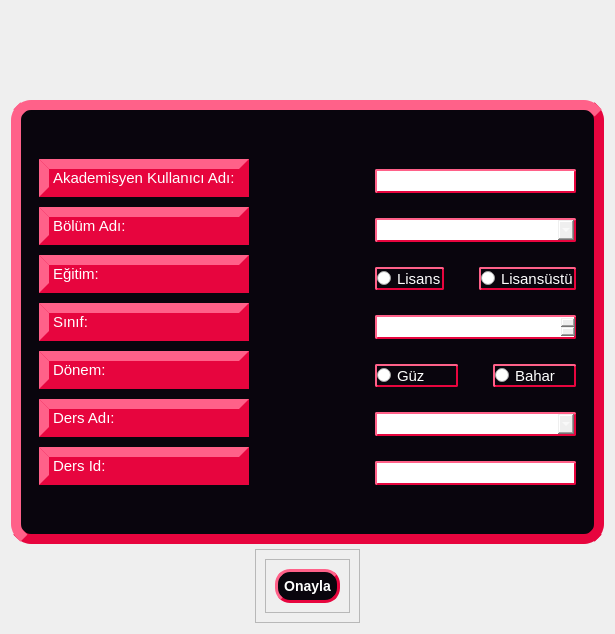
         <widget class="QWidget" name="pageAkdDersEkle">
          <layout class="QVBoxLayout" name="verticalLayout_41">
           <property name="spacing">
            <number>5</number>
           </property>
           <property name="topMargin">
            <number>100</number>
           </property>
           <item alignment="Qt::AlignHCenter|Qt::AlignVCenter">
            <widget class="QFrame" name="frame_42">
             <property name="styleSheet">
              <string notr="true">QFrame{
background-color: rgb(9,5,13);
border-color: rgb(231, 5, 62);
border-width: 10px;
border-style: outset;
border-radius: 20px;
}</string>
             </property>
             <property name="frameShape">
              <enum>QFrame::StyledPanel</enum>
             </property>
             <property name="frameShadow">
              <enum>QFrame::Raised</enum>
             </property>
             <layout class="QHBoxLayout" name="horizontalLayout_15" stretch="50,50">
              <property name="spacing">
               <number>6</number>
              </property>
              <property name="bottomMargin">
               <number>40</number>
              </property>
              <item alignment="Qt::AlignHCenter|Qt::AlignVCenter">
               <widget class="QFrame" name="frame_44">
                <property name="styleSheet">
                 <string notr="true">border:none;</string>
                </property>
                <property name="frameShape">
                 <enum>QFrame::StyledPanel</enum>
                </property>
                <property name="frameShadow">
                 <enum>QFrame::Raised</enum>
                </property>
                <layout class="QVBoxLayout" name="verticalLayout_42">
                 <property name="spacing">
                  <number>10</number>
                 </property>
                 <property name="topMargin">
                  <number>40</number>
                 </property>
                 <property name="rightMargin">
                  <number>60</number>
                 </property>
                 <property name="bottomMargin">
                  <number>9</number>
                 </property>
                 <item>
                  <widget class="QLabel" name="label_27">
                   <property name="styleSheet">
                    <string notr="true">QLabel{
background-color: rgb(231, 5, 62);
border-color: rgb(231, 5, 62);
border-width: 10px;
border-style: outset;
border-radius: 20px;
color:rgb(255,255,255);
font-size: 15px;
}</string>
                   </property>
                   <property name="text">
                    <string>Akademisyen Kullanıcı Adı:</string>
                   </property>
                  </widget>
                 </item>
                 <item>
                  <widget class="QLabel" name="label_30">
                   <property name="styleSheet">
                    <string notr="true">QLabel{
background-color: rgb(231, 5, 62);
border-color: rgb(231, 5, 62);
border-width: 10px;
border-style: outset;
border-radius: 20px;
color:rgb(255,255,255);
font-size: 15px;
}</string>
                   </property>
                   <property name="text">
                    <string>Bölüm Adı:</string>
                   </property>
                  </widget>
                 </item>
                 <item>
                  <widget class="QLabel" name="label_35">
                   <property name="styleSheet">
                    <string notr="true">QLabel{
background-color: rgb(231, 5, 62);
border-color: rgb(231, 5, 62);
border-width: 10px;
border-style: outset;
border-radius: 20px;
color:rgb(255,255,255);
font-size: 15px;
}</string>
                   </property>
                   <property name="text">
                    <string>Eğitim:</string>
                   </property>
                  </widget>
                 </item>
                 <item>
                  <widget class="QLabel" name="label_34">
                   <property name="styleSheet">
                    <string notr="true">QLabel{
background-color: rgb(231, 5, 62);
border-color: rgb(231, 5, 62);
border-width: 10px;
border-style: outset;
border-radius: 20px;
color:rgb(255,255,255);
font-size: 15px;
}</string>
                   </property>
                   <property name="text">
                    <string>Sınıf:</string>
                   </property>
                  </widget>
                 </item>
                 <item>
                  <widget class="QLabel" name="label_29">
                   <property name="styleSheet">
                    <string notr="true">QLabel{
background-color: rgb(231, 5, 62);
border-color: rgb(231, 5, 62);
border-width: 10px;
border-style: outset;
border-radius: 20px;
color:rgb(255,255,255);
font-size: 15px;
}</string>
                   </property>
                   <property name="text">
                    <string>Dönem:</string>
                   </property>
                  </widget>
                 </item>
                 <item>
                  <widget class="QLabel" name="label_31">
                   <property name="styleSheet">
                    <string notr="true">QLabel{
background-color: rgb(231, 5, 62);
border-color: rgb(231, 5, 62);
border-width: 10px;
border-style: outset;
border-radius: 20px;
color:rgb(255,255,255);
font-size: 15px;
}</string>
                   </property>
                   <property name="text">
                    <string>Ders Adı:</string>
                   </property>
                  </widget>
                 </item>
                 <item>
                  <widget class="QLabel" name="label_32">
                   <property name="styleSheet">
                    <string notr="true">QLabel{
background-color: rgb(231, 5, 62);
border-color: rgb(231, 5, 62);
border-width: 10px;
border-style: outset;
border-radius: 20px;
color:rgb(255,255,255);
font-size: 15px;
}</string>
                   </property>
                   <property name="text">
                    <string>Ders Id:</string>
                   </property>
                  </widget>
                 </item>
                </layout>
               </widget>
              </item>
              <item alignment="Qt::AlignHCenter|Qt::AlignVCenter">
               <widget class="QFrame" name="frame_45">
                <property name="styleSheet">
                 <string notr="true">border:none;</string>
                </property>
                <property name="frameShape">
                 <enum>QFrame::StyledPanel</enum>
                </property>
                <property name="frameShadow">
                 <enum>QFrame::Raised</enum>
                </property>
                <layout class="QVBoxLayout" name="verticalLayout_43">
                 <property name="spacing">
                  <number>25</number>
                 </property>
                 <property name="leftMargin">
                  <number>60</number>
                 </property>
                 <property name="topMargin">
                  <number>50</number>
                 </property>
                 <item>
                  <widget class="QLineEdit" name="lnAkdEkleId">
                   <property name="styleSheet">
                    <string notr="true">QLineEdit{
border-color: rgb(231, 5, 62);
border-width: 2px;
border-style: outset;
border-radius: 2px;
color:rgb(255,255,255);
font-size: 15px;
}

QLineEdit:hover {
background-color: qlineargradient(spread:pad, x1:0, y1:1, x2:0, y2:0, stop:0 rgb(41, 128, 185), stop:1 rgb(52, 152, 219));
}</string>
                   </property>
                  </widget>
                 </item>
                 <item>
                  <widget class="QComboBox" name="cmBoxAkdDersEkleBolum">
                   <property name="styleSheet">
                    <string notr="true">QComboBox{
border-color: rgb(231, 5, 62);
border-width: 2px;
border-style: outset;
border-radius: 2px;
color:rgb(255,255,255);
font-size: 15px;
}

QComboBox:hover {
background-color: qlineargradient(spread:pad, x1:0, y1:1, x2:0, y2:0, stop:0 rgb(41, 128, 185), stop:1 rgb(52, 152, 219));
}

QComboBox QAbstractItemView {
selection-background-color: lightgray;
color:rgb(255,255,255);
}</string>
                   </property>
                  </widget>
                 </item>
                 <item>
                  <widget class="QFrame" name="frame_55">
                   <property name="frameShape">
                    <enum>QFrame::StyledPanel</enum>
                   </property>
                   <property name="frameShadow">
                    <enum>QFrame::Raised</enum>
                   </property>
                   <layout class="QHBoxLayout" name="horizontalLayout_20">
                    <property name="spacing">
                     <number>35</number>
                    </property>
                    <property name="leftMargin">
                     <number>0</number>
                    </property>
                    <property name="topMargin">
                     <number>0</number>
                    </property>
                    <property name="rightMargin">
                     <number>0</number>
                    </property>
                    <property name="bottomMargin">
                     <number>0</number>
                    </property>
                    <item>
                     <widget class="QRadioButton" name="rdAkdDersLisans">
                      <property name="styleSheet">
                       <string notr="true">QRadioButton{
border-color: rgb(231, 5, 62);
border-width: 2px;
border-style: outset;
border-radius: 2px;
color:rgb(255,255,255);
font-size: 15px;
}

QRadioButton:hover {
background-color: qlineargradient(spread:pad, x1:0, y1:1, x2:0, y2:0, stop:0 rgb(41, 128, 185), stop:1 rgb(52, 152, 219));
}</string>
                      </property>
                      <property name="text">
                       <string>Lisans</string>
                      </property>
                     </widget>
                    </item>
                    <item>
                     <widget class="QRadioButton" name="rdAkdDersLisansustu">
                      <property name="styleSheet">
                       <string notr="true">QRadioButton{
border-color: rgb(231, 5, 62);
border-width: 2px;
border-style: outset;
border-radius: 2px;
color:rgb(255,255,255);
font-size: 15px;
}

QRadioButton:hover {
background-color: qlineargradient(spread:pad, x1:0, y1:1, x2:0, y2:0, stop:0 rgb(41, 128, 185), stop:1 rgb(52, 152, 219));
}</string>
                      </property>
                      <property name="text">
                       <string>Lisansüstü</string>
                      </property>
                     </widget>
                    </item>
                   </layout>
                  </widget>
                 </item>
                 <item>
                  <widget class="QSpinBox" name="spBoxAkdDersSinif">
                   <property name="styleSheet">
                    <string notr="true">QSpinBox{
border-color: rgb(231, 5, 62);
border-width: 2px;
border-style: outset;
border-radius: 2px;
color:rgb(255,255,255);
font-size: 15px;
}

QSpinBox:hover {
background-color: qlineargradient(spread:pad, x1:0, y1:1, x2:0, y2:0, stop:0 rgb(41, 128, 185), stop:1 rgb(52, 152, 219));
}</string>
                   </property>
                   <property name="minimum">
                    <number>1</number>
                   </property>
                   <property name="maximum">
                    <number>4</number>
                   </property>
                  </widget>
                 </item>
                 <item>
                  <widget class="QFrame" name="frame_52">
                   <property name="frameShape">
                    <enum>QFrame::StyledPanel</enum>
                   </property>
                   <property name="frameShadow">
                    <enum>QFrame::Raised</enum>
                   </property>
                   <layout class="QHBoxLayout" name="horizontalLayout_17">
                    <property name="spacing">
                     <number>35</number>
                    </property>
                    <property name="leftMargin">
                     <number>0</number>
                    </property>
                    <property name="topMargin">
                     <number>0</number>
                    </property>
                    <property name="rightMargin">
                     <number>0</number>
                    </property>
                    <property name="bottomMargin">
                     <number>0</number>
                    </property>
                    <item>
                     <widget class="QRadioButton" name="rdAkdDersEkleGuz">
                      <property name="styleSheet">
                       <string notr="true">QRadioButton{
border-color: rgb(231, 5, 62);
border-width: 2px;
border-style: outset;
border-radius: 2px;
color:rgb(255,255,255);
font-size: 15px;
}

QRadioButton:hover {
background-color: qlineargradient(spread:pad, x1:0, y1:1, x2:0, y2:0, stop:0 rgb(41, 128, 185), stop:1 rgb(52, 152, 219));
}</string>
                      </property>
                      <property name="text">
                       <string>Güz</string>
                      </property>
                     </widget>
                    </item>
                    <item>
                     <widget class="QRadioButton" name="rdAkdDersEkleBahar">
                      <property name="styleSheet">
                       <string notr="true">QRadioButton{
border-color: rgb(231, 5, 62);
border-width: 2px;
border-style: outset;
border-radius: 2px;
color:rgb(255,255,255);
font-size: 15px;
}

QRadioButton:hover {
background-color: qlineargradient(spread:pad, x1:0, y1:1, x2:0, y2:0, stop:0 rgb(41, 128, 185), stop:1 rgb(52, 152, 219));
}</string>
                      </property>
                      <property name="text">
                       <string>Bahar</string>
                      </property>
                     </widget>
                    </item>
                   </layout>
                  </widget>
                 </item>
                 <item>
                  <widget class="QComboBox" name="cmBoxAkdEkleDers">
                   <property name="styleSheet">
                    <string notr="true">QComboBox{
border-color: rgb(231, 5, 62);
border-width: 2px;
border-style: outset;
border-radius: 2px;
color:rgb(255,255,255);
font-size: 15px;
}

QComboBox:hover {
background-color: qlineargradient(spread:pad, x1:0, y1:1, x2:0, y2:0, stop:0 rgb(41, 128, 185), stop:1 rgb(52, 152, 219));
}

QComboBox QAbstractItemView {
selection-background-color: lightgray;
color:rgb(255,255,255);
}</string>
                   </property>
                  </widget>
                 </item>
                 <item>
                  <widget class="QLineEdit" name="lnAkdEkleDersId">
                   <property name="styleSheet">
                    <string notr="true">QLineEdit{
border-color: rgb(231, 5, 62);
border-width: 2px;
border-style: outset;
border-radius: 2px;
color:rgb(255,255,255);
font-size: 15px;
}

QLineEdit:hover {
background-color: qlineargradient(spread:pad, x1:0, y1:1, x2:0, y2:0, stop:0 rgb(41, 128, 185), stop:1 rgb(52, 152, 219));
}</string>
                   </property>
                  </widget>
                 </item>
                </layout>
               </widget>
              </item>
             </layout>
            </widget>
           </item>
           <item alignment="Qt::AlignHCenter|Qt::AlignVCenter">
            <widget class="QFrame" name="frame_43">
             <property name="frameShape">
              <enum>QFrame::StyledPanel</enum>
             </property>
             <property name="frameShadow">
              <enum>QFrame::Raised</enum>
             </property>
             <layout class="QVBoxLayout" name="verticalLayout_44">
              <item alignment="Qt::AlignHCenter|Qt::AlignVCenter">
               <widget class="QFrame" name="frame_46">
                <property name="frameShape">
                 <enum>QFrame::StyledPanel</enum>
                </property>
                <property name="frameShadow">
                 <enum>QFrame::Raised</enum>
                </property>
                <layout class="QVBoxLayout" name="verticalLayout_45">
                 <item>
                  <widget class="QPushButton" name="btnAkdDersEkleOnayla">
                   <property name="styleSheet">
                    <string notr="true">QPushButton {
	background-color: rgb(9,5,13);
    border-style: outset;
    border-width: 3px;
    border-radius: 15px;
    border-color: rgb(231,5,62);
    font: bold 14px;
	color:rgb(255,255,255);
    min-width: 10em;
    padding: 6px;
}

QPushButton:hover {
background-color: qlineargradient(spread:pad, x1:0, y1:1, x2:0, y2:0, stop:0 rgb(41, 128, 185), stop:1 rgb(52, 152, 219));
}</string>
                   </property>
                   <property name="text">
                    <string>Onayla</string>
                   </property>
                  </widget>
                 </item>
                </layout>
               </widget>
              </item>
             </layout>
            </widget>
           </item>
          </layout>
         </widget>
